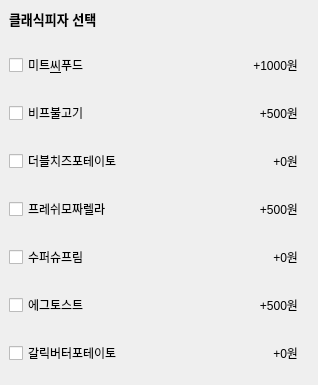
            <widget class="QWidget" name="widget_whole" native="true">
             <property name="minimumSize">
              <size>
               <width>318</width>
               <height>0</height>
              </size>
             </property>
             <property name="maximumSize">
              <size>
               <width>318</width>
               <height>16777215</height>
              </size>
             </property>
             <layout class="QVBoxLayout" name="verticalLayout_9">
              <property name="leftMargin">
               <number>0</number>
              </property>
              <property name="topMargin">
               <number>0</number>
              </property>
              <item>
               <widget class="QWidget" name="widget_title" native="true">
                <layout class="QVBoxLayout" name="verticalLayout_10">
                 <item>
                  <widget class="QLabel" name="label_20">
                   <property name="font">
                    <font>
                     <pointsize>10</pointsize>
                     <weight>75</weight>
                     <bold>true</bold>
                    </font>
                   </property>
                   <property name="text">
                    <string>클래식피자 선택</string>
                   </property>
                  </widget>
                 </item>
                </layout>
               </widget>
              </item>
              <item>
               <widget class="QWidget" name="widget_1" native="true">
                <layout class="QHBoxLayout" name="horizontalLayout_3">
                 <item>
                  <widget class="QCheckBox" name="checkBox_1">
                   <property name="text">
                    <string>미트&amp;씨푸드</string>
                   </property>
                  </widget>
                 </item>
                 <item>
                  <widget class="QLabel" name="theGogumaPrice">
                   <property name="text">
                    <string>+1000원</string>
                   </property>
                   <property name="alignment">
                    <set>Qt::AlignRight|Qt::AlignTrailing|Qt::AlignVCenter</set>
                   </property>
                  </widget>
                 </item>
                </layout>
               </widget>
              </item>
              <item>
               <widget class="QWidget" name="widget_3" native="true">
                <layout class="QHBoxLayout" name="horizontalLayout_2">
                 <item>
                  <widget class="QCheckBox" name="checkBox_2">
                   <property name="text">
                    <string>비프불고기</string>
                   </property>
                  </widget>
                 </item>
                 <item>
                  <widget class="QLabel" name="redPeperoni">
                   <property name="text">
                    <string>+500원</string>
                   </property>
                   <property name="alignment">
                    <set>Qt::AlignRight|Qt::AlignTrailing|Qt::AlignVCenter</set>
                   </property>
                  </widget>
                 </item>
                </layout>
               </widget>
              </item>
              <item>
               <widget class="QWidget" name="widget_4" native="true">
                <layout class="QHBoxLayout" name="horizontalLayout_4">
                 <item>
                  <widget class="QCheckBox" name="checkBox_3">
                   <property name="text">
                    <string>더블치즈포테이토</string>
                   </property>
                  </widget>
                 </item>
                 <item>
                  <widget class="QLabel" name="Grildhotchicken">
                   <property name="text">
                    <string>+0원</string>
                   </property>
                   <property name="alignment">
                    <set>Qt::AlignRight|Qt::AlignTrailing|Qt::AlignVCenter</set>
                   </property>
                  </widget>
                 </item>
                </layout>
               </widget>
              </item>
              <item>
               <widget class="QWidget" name="widget_5" native="true">
                <layout class="QHBoxLayout" name="horizontalLayout_5">
                 <item>
                  <widget class="QCheckBox" name="checkBox_4">
                   <property name="text">
                    <string>프레쉬모짜렐라</string>
                   </property>
                  </widget>
                 </item>
                 <item>
                  <widget class="QLabel" name="bakoncheda">
                   <property name="text">
                    <string>+500원</string>
                   </property>
                   <property name="alignment">
                    <set>Qt::AlignRight|Qt::AlignTrailing|Qt::AlignVCenter</set>
                   </property>
                  </widget>
                 </item>
                </layout>
               </widget>
              </item>
              <item>
               <widget class="QWidget" name="widget_6" native="true">
                <layout class="QHBoxLayout" name="horizontalLayout_6">
                 <item>
                  <widget class="QCheckBox" name="checkBox_5">
                   <property name="text">
                    <string>수퍼슈프림</string>
                   </property>
                  </widget>
                 </item>
                 <item>
                  <widget class="QLabel" name="bakoncheda_2">
                   <property name="text">
                    <string>+0원</string>
                   </property>
                   <property name="alignment">
                    <set>Qt::AlignRight|Qt::AlignTrailing|Qt::AlignVCenter</set>
                   </property>
                  </widget>
                 </item>
                </layout>
               </widget>
              </item>
              <item>
               <widget class="QWidget" name="widget_7" native="true">
                <layout class="QHBoxLayout" name="horizontalLayout_7">
                 <item>
                  <widget class="QCheckBox" name="checkBox_6">
                   <property name="text">
                    <string>에그토스트</string>
                   </property>
                  </widget>
                 </item>
                 <item>
                  <widget class="QLabel" name="bakoncheda_3">
                   <property name="text">
                    <string>+500원</string>
                   </property>
                   <property name="alignment">
                    <set>Qt::AlignRight|Qt::AlignTrailing|Qt::AlignVCenter</set>
                   </property>
                  </widget>
                 </item>
                </layout>
               </widget>
              </item>
              <item>
               <widget class="QWidget" name="widget_8" native="true">
                <layout class="QHBoxLayout" name="horizontalLayout_8">
                 <item>
                  <widget class="QCheckBox" name="checkBox_7">
                   <property name="text">
                    <string>갈릭버터포테이토</string>
                   </property>
                  </widget>
                 </item>
                 <item>
                  <widget class="QLabel" name="bakoncheda_4">
                   <property name="text">
                    <string>+0원</string>
                   </property>
                   <property name="alignment">
                    <set>Qt::AlignRight|Qt::AlignTrailing|Qt::AlignVCenter</set>
                   </property>
                  </widget>
                 </item>
                </layout>
               </widget>
              </item>
             </layout>
            </widget>
